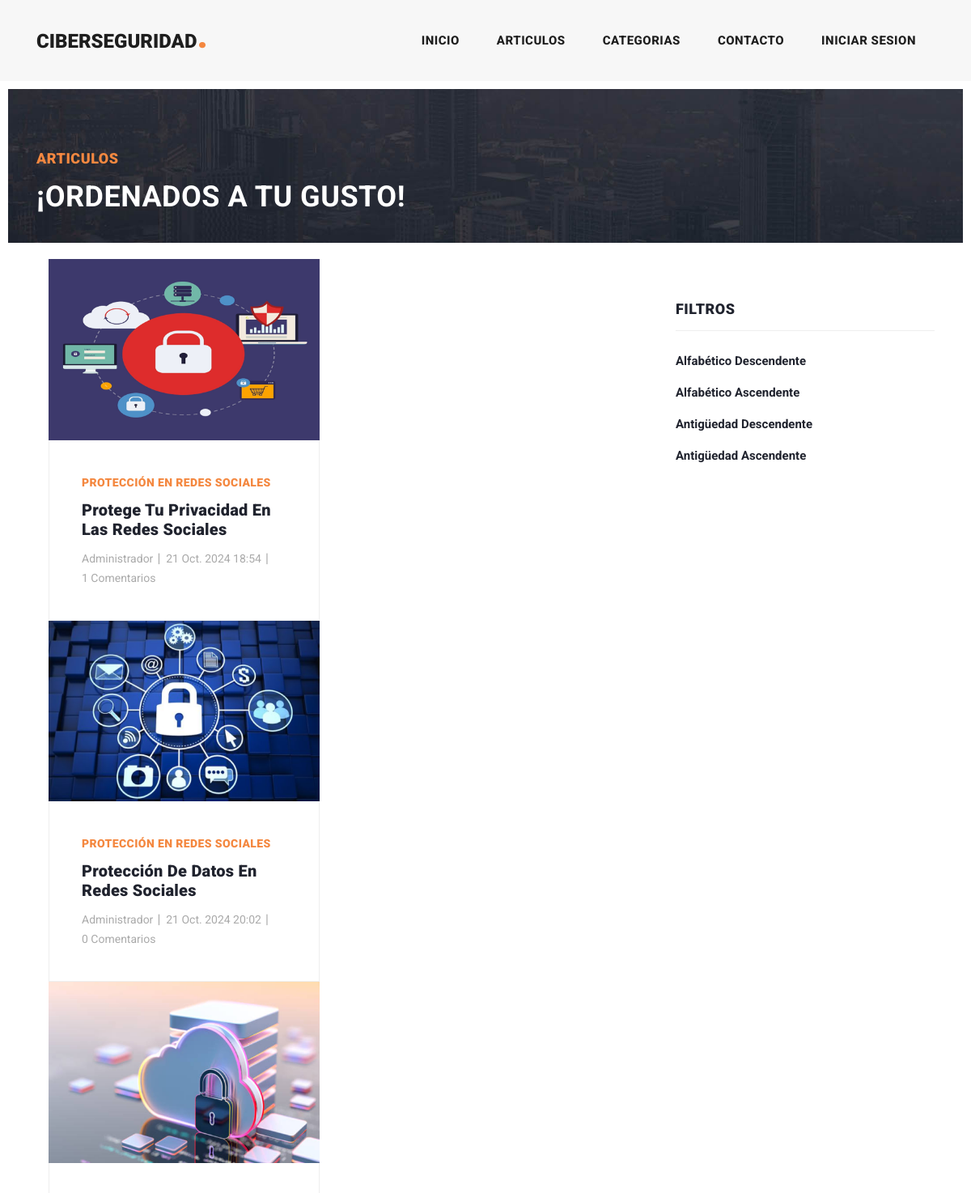
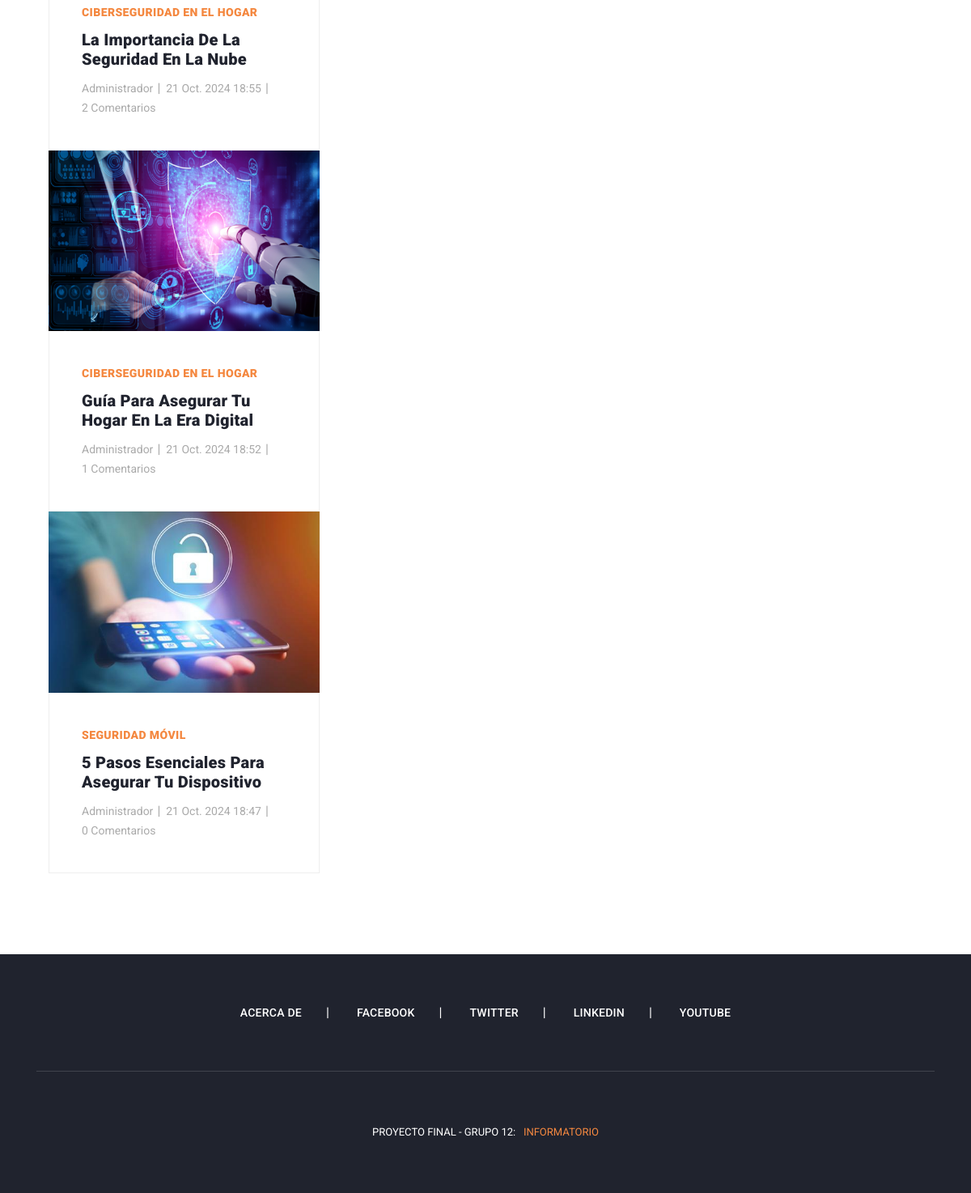
The app's page /post/alphabetical/des with its own data (2 pictures, top to bottom).
### apps/post/models.py (models this page shows, shortened)
class Post(models.Model):
    title = models.CharField(max_length=50, null=False)
    subtitle = models.CharField(max_length=100, null=True, blank=True)
    date = models.DateTimeField(auto_now_add=True)
    text = models.TextField(null=False)
    active = models.BooleanField(default=True)
    category = models.ForeignKey(Category, on_delete=models.SET_NULL, null=True, default='Uncategorized')
    author = models.ForeignKey(User, on_delete=models.CASCADE, null=False, default=None)
    image = models.ImageField(null=True, blank=True, upload_to='media', default='media/post_default.jpg')
    published = models.DateTimeField(default=timezone.now)
    tags=models.ManyToManyField(Tags, related_name='posts')
    class Meta():
        ordering = ('-published',)

class Category(models.Model):
    name = models.CharField(max_length=30, null=False)
    def __str__(self):
        return self.name

### apps/user/models.py (models this page shows, shortened)
class User(AbstractUser):
    image = models.ImageField(null=True, blank=True, upload_to='user', default='user/user-default.jpg')
    is_staff = models.BooleanField(default=False)  # Staff status
    is_active = models.BooleanField(default=True)  # Active status

### apps/post/views.py (the view)
# urls.py: path('alphabetical/des', PostAlphaDesView.as_view(), name='post_alpha_des'),
class PostAlphaDesView(ListView):
    model = Post
    template_name = 'posts/post_alpha.html'
    context_object_name = 'posts'
    ordering = ['-title']  # Ordena los posts por el título en orden alfabético

### templates/posts/post_alpha.html
{% extends 'base.html' %}
{% load static %}
{% block content %}
<div class="heading-page header-text">
    <section class="page-heading">
        <div class="container">
            <div class="row">
                <div class="col-lg-12">
                    <div class="text-content">
                        <h4>Articulos</h4>
                        <h2>¡Ordenados a tu gusto!</h2>
                    </div>
                </div>
            </div>
        </div>
    </section>
</div>
<section class="blog-posts grid-system">
    <div class="container">
        <div class="row">
            <div class="col-lg-8">
                <div class="all-blog-posts">
                        <ul>
                        {% for i in posts %}
                            <div class="col-lg-6">
                                    <div class="blog-thumb">
                                        <img src="{{ i.image.url }}" alt="Imagen del Post">
                                    </div>
                                    <div class="down-content">
                                        <span>{{ i.category }}</span>
                                        <a href="{% url 'apps.posts:post_individual' i.id %}"><h4>{{ i.title }}</h4></a>
                                        <ul class="post-info">
                                        <li><a>{{ i.author}}</a></li>
                                        <li><a>{{ i.date }}</a></li>
                                        <li><a>{{ i.comments.count }} Comentarios</a></li>
                                        </ul>
                                    </div>
                            </div>
                        {% endfor %}
                    </ul>
                </div>
            </div>
            <div class="col-lg-4">
                <div class="sidebar">
                    <div class="row">
                        <div class="col-lg-12">
                        </div>
                        <div class="col-lg-12">
                        <div class="sidebar-item categories">
                            <div class="sidebar-heading">
                            <h2>FILTROS</h2>
                            </div>
                            <div class="content">
                            <ul>
                                <li><a href="{% url 'apps.posts:post_alpha_des' %}">Alfabético Descendente</a></li>
                                <li><a href="{% url 'apps.posts:post_alpha_asc' %}">Alfabético Ascendente</a></li>
                                <li><a href="{% url 'apps.posts:post_date_des' %}">Antigüedad Descendente</a></li>
                                <li><a href="{% url 'apps.posts:post_date_asc' %}">Antigüedad Ascendente</a></li>
                            </ul>
                            </div>
                        </div>
                        </div>
                    </div>
                    </div>
                </div>
        </div>
    </div>
</section>
{% endblock %}

### templates/base.html (shortened to what this page needs)
{% load static %}
<!DOCTYPE html>
<html lang="es-ar">
  <head>
    <link href="{% static 'vendor/bootstrap/css/bootstrap.min.css' %}" rel="stylesheet">
    <link rel="stylesheet" href="{% static 'assets/css/fontawesome.css' %}">
    <link rel="stylesheet" href="{% static 'assets/css/templatemo-stand-blogv=11.css' %}">
    <link rel="stylesheet" href="{% static 'assets/css/owl.css' %}">
  </head>
  <body>
    <header class="">
      <nav class="navbar navbar-expand-lg">
        <div class="container">
          <a class="navbar-brand" href="{% url 'index' %}"><h2>ciberseguridad<em>.</em></h2></a>
          <div class="collapse navbar-collapse" id="navbarResponsive">
            <ul class="navbar-nav ml-auto">
              <li class="nav-item {% if request.path == '/' %}active{% endif %}">
                <a class="nav-link" href="{% url 'index' %}">Inicio
                </a>
              </li>
              <li class="nav-item {% if request.path == '/post/' %}active{% endif %}">
                <a class="nav-link" href="{% url 'apps.posts:posts' %}">Articulos</a>
              </li>
              <li class="nav-item {% if request.path == '/post/category/' %}active{% endif %}">
                <a class="nav-link" href="{% url 'apps.posts:category' %}">Categorias</a>
              </li>
              <li class="nav-item {% if request.path == '/contact/' or request.path == '/contact/success' %}active{% endif %}">
                <a class="nav-link" href="{% url 'apps.contact:contact' %}">Contacto</a>
              </li>
              <li class="nav-item {% if request.path == '/user/login/' %}active {% endif %}">
                {% if user.is_authenticated %}
                <a class="nav-link" href="{% url 'apps.user:user_profile' %}">
                  <img src="{{ user.image.url }}" alt="User Profile Picture" class="user-profile-picture">
                  {{ user.username }}
                </a>
              <li>
                <a class="nav-link" href="#" onclick="confirmLogout()">
                    Cerrar Sesion
                </a>
              </li>
                {% else %}
                <a class="nav-link" href="{% url 'apps.user:login' %}">Iniciar Sesion</a>
                {% endif %}
              </li>
            </ul>
          </div>
        </div>
      </nav>
    </header>
  <main>
      {% block content %}
      {% endblock %}
  </main>
    <footer>
      <div class="container">
        <div class="row">
          <div class="col-lg-12">
            <ul class="social-icons">
              <li><a href="{% url 'about' %}">Acerca de</a></li>
              <li><a href="#">Facebook</a></li>
              <li><a href="#">Twitter</a></li>
              <li><a href="#">Linkedin</a></li>
              <li><a href="#">YouTube</a></li>
            </ul>
          </div>
          <div class="col-lg-12">
            <div class="copyright-text">
              <p>Proyecto Final - Grupo 12:  &nbsp; <a rel="nofollow" href="https://campus-informatorio.chaco.gob.ar/" target="_parent">INFORMATORIO</a></p>
            </div>
          </div>
        </div>
      </div>
    </footer>
  </body>
</html>

### records on screen
Post: image (picture), category "PROTECCIÓN EN REDES SOCIALES", title "Protege Tu Privacidad En Las Redes Sociales", author "Administrador", date "21 Oct. 2024 18:54", comments.count "1"
Post: image (picture), category "PROTECCIÓN EN REDES SOCIALES", title "Protección De Datos En Redes Sociales", author "Administrador", date "21 Oct. 2024 20:02", comments.count "0"
Post: image (picture), category "CIBERSEGURIDAD EN EL HOGAR", title "La Importancia De La Seguridad En La Nube", author "Administrador", date "21 Oct. 2024 18:55", comments.count "2"
Post: image (picture), category "CIBERSEGURIDAD EN EL HOGAR", title "Guía Para Asegurar Tu Hogar En La Era Digital", author "Administrador", date "21 Oct. 2024 18:52", comments.count "1"
Post: image (picture), category "SEGURIDAD MÓVIL", title "5 Pasos Esenciales Para Asegurar Tu Dispositivo", author "Administrador", date "21 Oct. 2024 18:47", comments.count "0"
